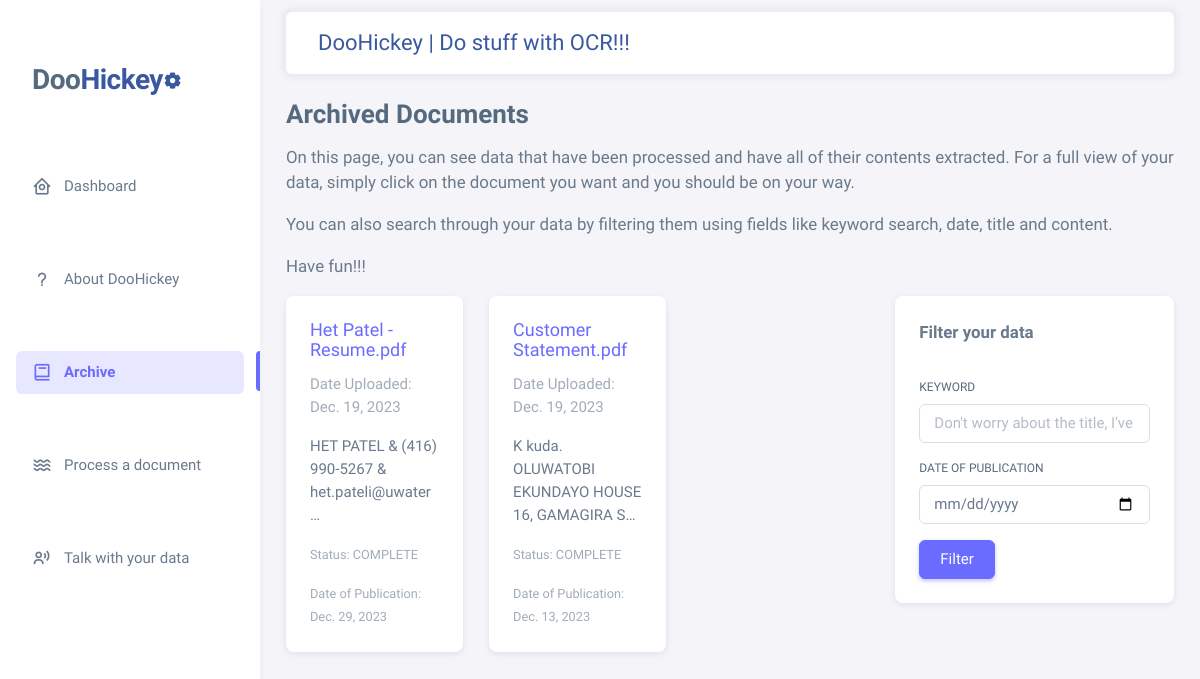
The page /archive on the database as committed earlier.
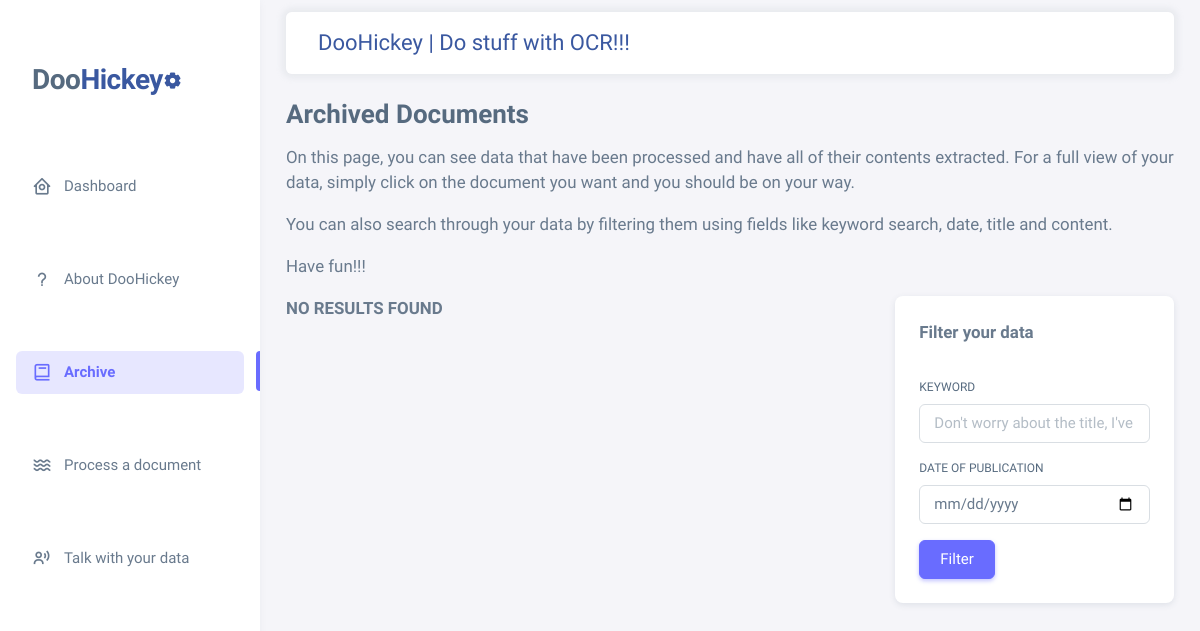
The same page on the database as committed later.
### core/models.py (models this page shows, shortened)
class Document(models.Model):
    id = models.UUIDField(default=uuid.uuid4, unique=True, primary_key=True)
    title = models.CharField(max_length=200, unique=True)
    publication_date = models.DateField()
    date_uploaded = models.DateField(auto_now_add=True)
    extracted_text = models.TextField(null=True)
    document = models.FileField(upload_to="documents/newspapers")
    processing_status = models.CharField(max_length=200, choices=PROCESS_STATUS)

### core/views.py (the view)
# urls.py: path('archive', views.archive, name="archive"),
def archive(request):
    document_list = Document.objects.filter(processing_status="COMPLETE")
    keyword = request.GET.get('title')
    date_of_publication = request.GET.get('date')
    if keyword:
        document_list = document_list.filter(Q(title__icontains=keyword) | Q(extracted_text__icontains=keyword))
    if date_of_publication:
        document_list = document_list.filter(publication_date=date_of_publication)
    num_results = document_list.count()
    per_page = 10  # Change this to your desired number of items per page
    paginator = Paginator(document_list, per_page)
    page_number = request.GET.get('page')
    try:
        documents = paginator.page(page_number)
    except PageNotAnInteger:
        documents = paginator.page(1)
    except EmptyPage:
        documents = paginator.page(paginator.num_pages)
    context = {
        'title': 'Archive',
        'documents': documents,
        'num_results': num_results,
    }
    return render(request, 'archive.html', context)

### core/context_processors.py (called while the page is built)
def current_path(request):
    return {
        'current_path': request.path,
    }

### templates/archive.html (shortened to what this page needs)
{% extends "base.html" %}
{% load static %}
{% block content %}
<div class="container-xxl flex-grow-1 container-p-y">
  <div class="row">
    <div class="">
      <h3 class="fw-bold">Archived Documents</h3>
      <p class="lead">On this page, you can see data that have been processed and have all of their contents extracted. For a full view of your data, simply click on the document you want and you should be on your way.</p>
      <p class="lead">You can also search through your data by filtering them using fields like keyword search, date, title and content.</p>
      <p class="lead">Have fun!!!</p>
    </div>
    <div class="col-lg-8 mb-4 order-0">
      <div class="row">
        {% if num_results is not None %}
          {% if num_results > 0 %}
            {% for document in documents %}
              <div class="col-md-6 col-lg-4 mb-3">
                <div class="card">
                  <div class="card-body">
                    <h5 class="card-title"><a href="{% url 'document_detail' document.id %}">{{document.title}}</a></h5><p class="text-muted">Date Uploaded: {{document.date_uploaded}}</p>
                    <p class="card-text">
                      {{document.extracted_text|truncatechars:50|safe}}
                    </p>
                    <p class="card-text"><small class="text-muted">Status: {{document.processing_status}}</small></p>
                    <p class="card-text"><small class="text-muted">Date of Publication: {{document.publication_date}}</small></p>
                  </div>
                </div>
              </div>
            {% endfor %}
          {% else %}
          <p class="fw-bold lead">NO RESULTS FOUND</p>
          {% endif %}
        {% endif %}
      </div>
    </div>
    <div class="col-md-4">
      <form action="" method="get">
        <div class="">
          <div class="card mb-4">
            <div class="card-body">
              <div>
                <p class="lead fw-bold">Filter your data</p>
                <label for="defaultFormControlInput" class="form-label mt-3">Keyword</label>
                <input type="text" class="form-control" id="defaultFormControlInput" placeholder="Don't worry about the title, I've got this one" aria-describedby="defaultFormControlHelp" name="title">
                <label for="defaultFormControlInput" class="form-label mt-3">Date of Publication</label>
                <input type="date" class="form-control" id="defaultFormControlInput" placeholder="John Doe" aria-describedby="defaultFormControlHelp" name="date">
                <button class="btn btn-primary mt-3" type="submit">Filter</button>
              </div>
            </div>
          </div>
        </div>
      </form>
    </div>
  </div>
</div>
{% endblock content %}

Rows that differ between the two databases and show on the page:
removed Document: title "Het Patel - Resume.pdf", date_uploaded "Dec. 19, 2023", extracted_text "HET PATEL & (416) 990-5267 & het.pateli@uwater…", processing_status "COMPLETE", publication_date "Dec. 29, 2023"
removed Document: title "Customer Statement.pdf", date_uploaded "Dec. 19, 2023", extracted_text "K kuda. OLUWATOBI EKUNDAYO HOUSE 16, GAMAGIRA S…", processing_status "COMPLETE", publication_date "Dec. 13, 2023"
Other text that changed with them:
text now shown: "NO RESULTS FOUND"
